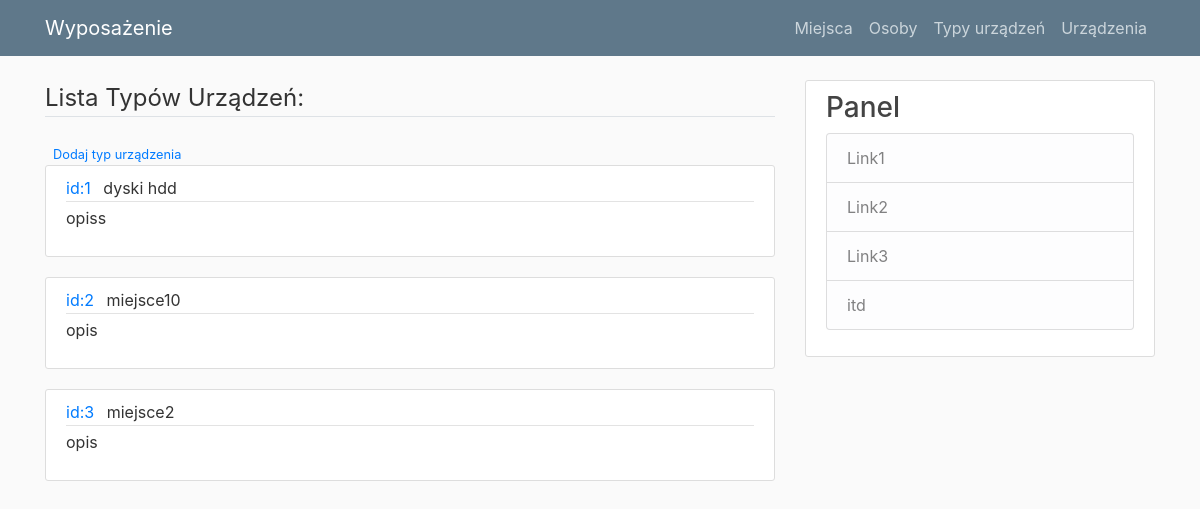
Screenshot of /pokaztypyurzadzen with the database file from the repository.
### wyposazenie/models.py (models this page shows)
class TypyUrzadzen(db.Model):
    __tablename__ = "typy_urzadzen"
    id_typ_urzadzenia = db.Column(db.Integer, primary_key = True)
    nazwa = db.Column(db.String(30), nullable=False, unique = True)
    opis = db.Column(db.String(150))

### wyposazenie/routes.py (the view)
@app.route("/pokaztypyurzadzen")
def pokaztypyurzadzen():
    typyurzadzen_query = TypyUrzadzen.query.all()
    return render_template('pokaz_typyurzadzen.html', typyurzadzen=typyurzadzen_query)

### wyposazenie/templates/pokaz_typyurzadzen.html
{% extends "layout.html" %}
{% block content %}
<legend class="border-bottom mb-4">Lista Typów Urządzeń:</legend>
<div>
    <small class="text muted">
        <a class="ml-2" href="{{ url_for('dodajtypurzadzenia') }}">Dodaj typ urządzenia</a>
    </small>
</div>
{% for typurzadzenia in typyurzadzen %}
<article class="media content-section">
    <div class="media-body">
        <div class="article-metadata">
            <a class="mr-2" href="{{ url_for('pokaztypurzadzenia', id_typ_urzadzenia=typurzadzenia.id_typ_urzadzenia) }}">id:{{typurzadzenia.id_typ_urzadzenia}}</a>
            <a class="mr-2">{{typurzadzenia.nazwa}}</a>
        </div>
        <p class="article-content">{{ typurzadzenia.opis }}</p>
    </div>
</article>
{% endfor %}
{%  endblock content %}

### wyposazenie/static/main.css (style rules this page uses)
body { background: #fafafa; color: #333333; margin-top: 5rem; }
.content-section { background: #ffffff; padding: 10px 20px; border: 1px solid #dddddd; border-radius: 3px; margin-bottom: 20px; }
.article-content { white-space: pre-line; }
.article-metadata { padding-bottom: 1px; margin-bottom: 4px; border-bottom: 1px solid #e3e3e3 }

### rows the page displays
TypyUrzadzen: id_typ_urzadzenia "1", nazwa "dyski hdd", opis "opiss"
TypyUrzadzen: id_typ_urzadzenia "2", nazwa "miejsce10", opis "opis"
TypyUrzadzen: id_typ_urzadzenia "3", nazwa "miejsce2", opis "opis"
